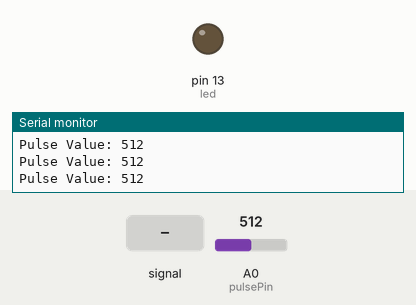
The sketch below on a simulated Arduino Uno, built with avr-gcc and run on an emulated ATmega328P. Shown: output pins drawn as LEDs (lit = HIGH), the last lines printed to the serial monitor. Dashed ring = blinking. The test bench sets the inputs (shaded band); at power-on: A0 (pulsePin) = 512.

Above: at 1.2 s.
1.3 s: A0 (pulsePin) fed a 200 Hz sine of ±81 counts around its level
At 2.18 s:
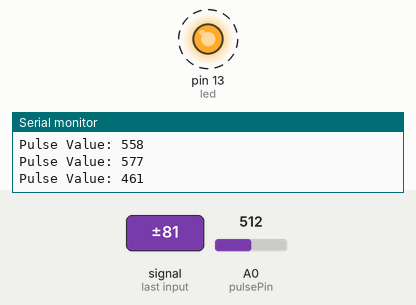
4.3 s: A0 (pulsePin) set to 0
At 5.0 s:
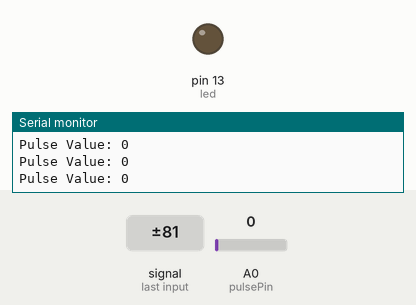
7.3 s: A0 (pulsePin) set to 533
10.3 s: A0 (pulsePin) set to 565
At 10.8 s:
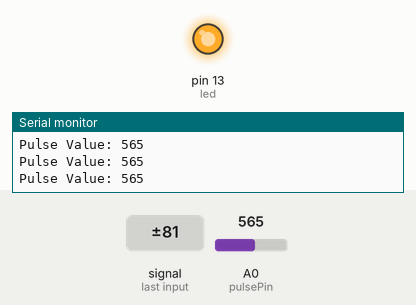
13.3 s: A0 (pulsePin) set to 540
At 14.5 s:
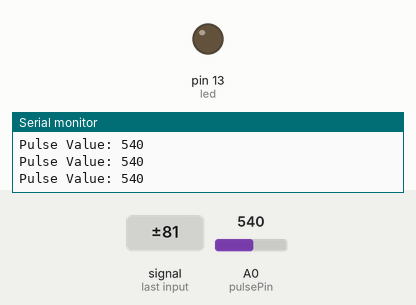
14.8 s: A0 (pulsePin) fed a 200 Hz sine of ±460 counts around its level
At 15.36 s:
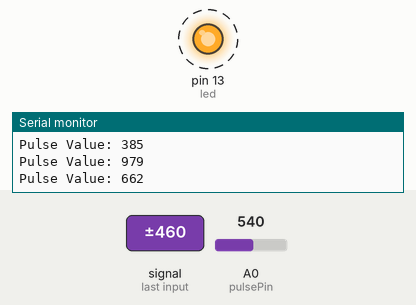
Timing chart, 0 to 18.8 s (numbered marks = the images above; inputs shaded):
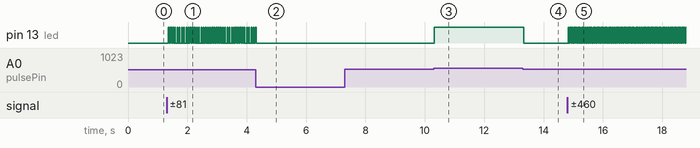

The sketch:

ky_039_console.ino
```cpp
// (licence header left out)
int pulsePin = A0;
int led = 13;

void setup() {
  pinMode(led, OUTPUT);
  Serial.begin(9600);
}

void loop() {
  int value = analogRead(pulsePin);
  Serial.print("Pulse Value: ");
  Serial.println(value);

  if (value > 550) {
    digitalWrite(led, HIGH);
  } else {
    digitalWrite(led, LOW);
  }
}
```

Measured:
- the behaviour switches between 550 and 551 on A0 (pulsePin) (found by bisection; images 2 and 3)
- after the input at 1.3 s, pin 13 (led): alternates HIGH for 0.02 s and LOW for 0.06 s, starting after 0.06 s
- after the input at 4.3 s, pin 13 (led): goes on until 4.3 s, then stays LOW
- after the input at 10.3 s, pin 13 (led): LOW → HIGH at once
- after the input at 13.3 s, pin 13 (led): HIGH → LOW at once
- after the input at 14.8 s, pin 13 (led): alternates HIGH for 0.04 s and LOW for 0.04 s, starting at once
